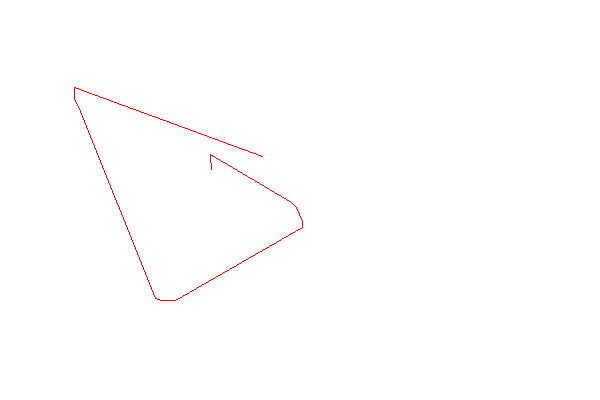
#> input picture PART7/drawing_Mon_Oct_23_21:07:44_2023.png, 600 x 400 px
$ python ex1a.py --image ../../PART7/drawing_Mon_Oct_23_21:07:44_2023.png
#> lines starting #> are read from the running program, lines starting #| are printed output that depends on the picture; after the words box and inside, x2 and y2 are one past the last pixel; in counts of white or black regions, pixels touching at a corner belong together
#!/usr/bin/env python3

import cv2
import argparse
import numpy
from functools import partial

def main():

    #---------------------------------------------
    #           Initialization
    #---------------------------------------------

    parser = argparse.ArgumentParser()
    parser.add_argument('-i', '--image', type=str, required=True, help='Full path to image file.')
    args = vars(parser.parse_args())

    cv2.namedWindow('window')

    #---------------------------------------------
    #           Execution
    #---------------------------------------------

    image = cv2.imread(args['image'], cv2.IMREAD_COLOR)
#> image is the input picture: shape (400, 600, 3); mean B, G, R 254.3, 254.3, 255
    h,w,nc = image.shape
#> h = 400; w = 600; nc = 3

    xc = int(w/2)
#> xc = 300
    yc = int(h/2)
#> yc = 200
    cv2.circle(image, (xc,yc), 5, (0,0,255), -1)
#> image: shape (400, 600, 3); 0.03% of pixels changed, all inside (x1, y1, x2, y2) = (295, 195, 306, 206)

    cv2.putText(image, 'PSR', (50,100), 3, 3, (0,0,255), 2)
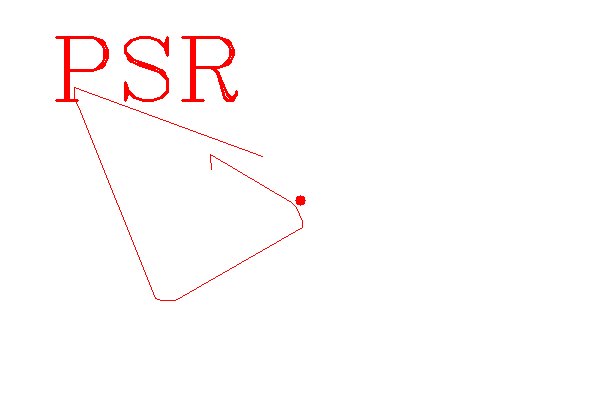
#> image: shape (400, 600, 3); mean B, G, R 251.4, 251.4, 255


    #---------------------------------------------
    #           Visualization
    #---------------------------------------------

    cv2.imshow('Original', image)
    cv2.waitKey(0)

    #---------------------------------------------
    #           Termination
    #---------------------------------------------

    cv2.destroyAllWindows()


if __name__ == "__main__":
    main()
